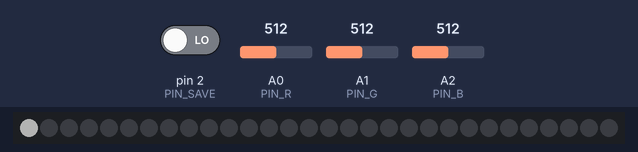
This sketch was run on a simulated Arduino Uno, built with avr-gcc and run on an emulated ATmega328P. Parts: 30 RGB LEDs in strip order, left to right. Inputs (shaded band) come from the test bench; at power-on: A0 (PIN_R) = 512, pin 2 (PIN_SAVE) LOW, A1 (PIN_G) = 512, A2 (PIN_B) = 512. Dim RGB values are drawn brighter than linear.

Above: at 3.16 s.
At 4.2 s:
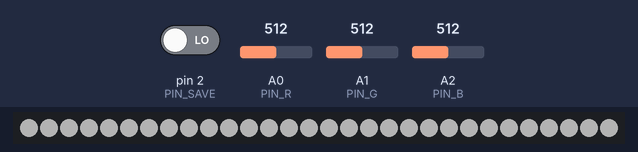
4.3 s: A0 (PIN_R) set to 716
6.2 s: pin 2 (PIN_SAVE) driven HIGH
8.3 s: A1 (PIN_G) set to 716
10.7 s: A2 (PIN_B) set to 306
At 11.16 s:
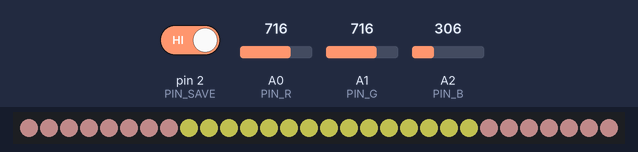
13.1 s: A0 (PIN_R) set to 511
15.5 s: A2 (PIN_B) set to 511
Timing chart, 0 to 18.5 s (numbered marks = the images above; inputs shaded):
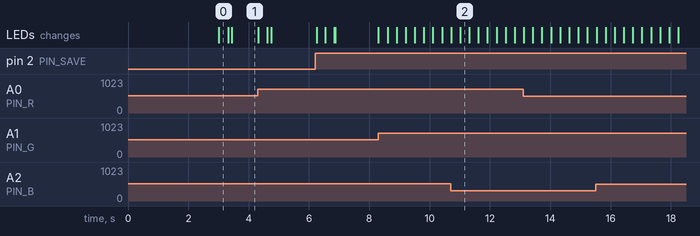

The sketch:

main.ino
```cpp
#include <FastLED.h>

// ====== STRIP CONFIG ======
#define LED_PIN       5
#define NUM_LEDS      30
#define LED_TYPE      WS2811
#define COLOR_ORDER   GRB
CRGB leds[NUM_LEDS];

// ====== FIXED BRIGHTNESS ======
const uint8_t BRIGHTNESS = 120;

// ====== INPUT PINS ======
const uint8_t PIN_R    = A0;
const uint8_t PIN_G    = A1;
const uint8_t PIN_B    = A2;
const uint8_t PIN_SAVE = 2;       // momentary button: D2 -> 5V, with 10k pulldown to GND

// ====== SAVE / ANIMATION ======
const uint16_t SAVE_COOLDOWN_MS = 600;

uint8_t  colors[3][3];  // [slot][R/G/B]
uint8_t  colorSlot   = 0;

uint16_t pos         = 0;
uint32_t lastStep    = 0;
const uint16_t STEP_MS = 15;
uint32_t lastSaveMs  = 0;

// Helper to wrap LED index
inline uint16_t wrap(int32_t idx) {
  idx %= NUM_LEDS;
  if (idx < 0) idx += NUM_LEDS;
  return (uint16_t)idx;
}

void setup() {
  delay(3000); // power-up safety
  Serial.begin(115200);

  FastLED.addLeds<LED_TYPE, LED_PIN, COLOR_ORDER>(leds, NUM_LEDS)
         .setCorrection(TypicalLEDStrip);
  FastLED.setBrightness(BRIGHTNESS);

  // Button reads HIGH when pressed
  pinMode(PIN_SAVE, INPUT);

  FastLED.clear(true);
}

void loop() {
  // Read sliders
  uint8_t r = map(analogRead(PIN_R), 0, 1023, 0, 255);
  uint8_t g = map(analogRead(PIN_G), 0, 1023, 0, 255);
  uint8_t b = map(analogRead(PIN_B), 0, 1023, 0, 255);

  // Non-blocking animation step
  uint32_t now = millis();
  if (now - lastStep >= STEP_MS) {
    lastStep = now;
    drawFrame(r, g, b);
    pos = wrap(pos + 1);
    FastLED.show();
  }

  // Save trigger on DIGITAL PIN 2 (pressed = HIGH)
  static bool prevState = LOW;
  bool curState = digitalRead(PIN_SAVE);

  if (prevState == LOW && curState == HIGH && (now - lastSaveMs) > SAVE_COOLDOWN_MS) {
    saveColor(r, g, b);
    lastSaveMs = now;
  }
  prevState = curState;
}

void drawFrame(uint8_t r, uint8_t g, uint8_t b) {
  // Live color at the moving pixel position
  leds[pos].setRGB(r, g, b);
  uint8_t numColors = colorSlot + 1;
  uint16_t step = NUM_LEDS / numColors;   // size of each segment
  for (uint8_t i = 0; i < colorSlot; i++) {
    uint16_t offset = step + i * step;
    leds[wrap(pos + offset)].setRGB(colors[i][0], colors[i][1], colors[i][2]);
  }
}

void saveColor(uint8_t r, uint8_t g, uint8_t b) {
  // Wipe to acknowledge the save
  for (uint16_t k = 0; k < NUM_LEDS; ++k) {
    leds[k].setRGB(r, g, b);
    if (k >= 5) leds[k - 5] = CRGB::Black;
    FastLED.show();
    delay(10);
  }
  FastLED.clear(true);

  colors[colorSlot][0] = r;
  colors[colorSlot][1] = g;
  colors[colorSlot][2] = b;

  colorSlot++;

  if(colorSlot == 3){
    colorSlot = 0;
    for (int i = 0; i < 3; i++) {
      for (int j = 0; j < 3; j++) {
        colors[i][j] = 0;   // set every RGB value to 0
      }
    }
  }

  delay(120);
}
```

Measured:
- after the input at 10.7 s, the LEDs: first change at once (image 2 shows a later state)
